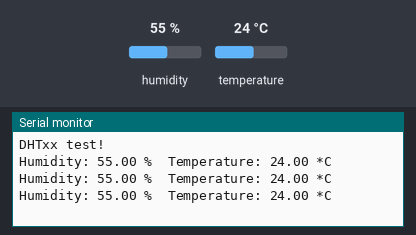
Recording of a sketch running on a simulated Arduino Uno, built with avr-gcc and run on an emulated ATmega328P. Shown: the last lines printed to the serial monitor. The inputs (shaded band) are chosen by the test bench; at power-on: humidity 55 %, temperature 24 °C.

Above: at 3.8 s.
3.9 s: humidity set to 22 %
At 6.6 s:
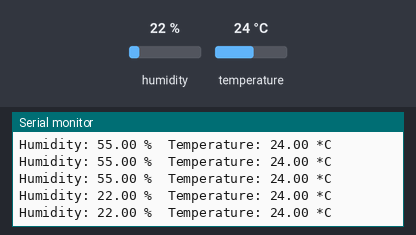
6.8 s: temperature set to 12 °C
At 7.9 s:
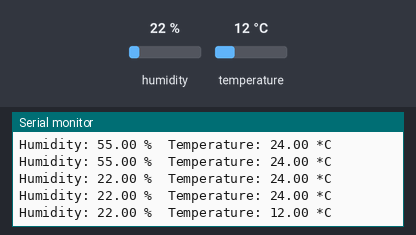
9.7 s: humidity set to 40 %
At 11.0 s:
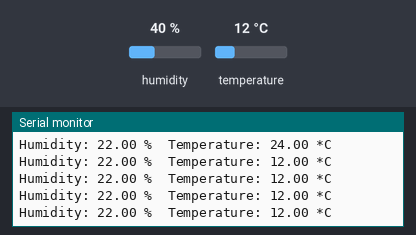
Timing chart, 0 to 12.7 s (numbered marks = the images above; inputs shaded):
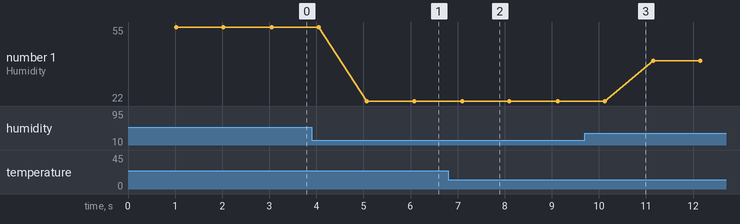

The sketch:

test_dht11.ino
```cpp
#include "DHT.h"

#define DHTPIN 5       // what digital pin we're connected to
#define DHTTYPE DHT11  // DHT 11

DHT dht(DHTPIN, DHTTYPE);

void setup() {
  Serial.begin(115200);
  Serial.println("DHTxx test!");

  dht.begin();
}

void loop() {
  // Wait a few seconds between measurements.
  delay(1000);

  // Reading temperature or humidity takes about 250 milliseconds!
  // Sensor readings may also be up to 2 seconds 'old' (its a very slow sensor)
  float h = dht.readHumidity();
  // Read temperature as Celsius (the default)
  float t = dht.readTemperature();
  // Read temperature as Fahrenheit (isFahrenheit = true)
  float f = dht.readTemperature(true);

  // Check if any reads failed and exit early (to try again).
  if (isnan(h) || isnan(t) || isnan(f)) {
    Serial.println("Failed to read from DHT sensor!");
    return;
  }

  // // Compute heat index in Fahrenheit (the default)
  //  float hif = dht.computeHeatIndex(f, h);
  //  // Compute heat index in Celsius (isFahreheit = false)
  //  float hic = dht.computeHeatIndex(t, h, false);

  Serial.print("Humidity: ");
  Serial.print(h);
  Serial.print(" %\t");
  Serial.print("Temperature: ");
  Serial.print(t);
  Serial.print(" *C ");
  Serial.println();
  //  Serial.print(f);
  //  Serial.print(" *F\t");
  //  Serial.print("Heat index: ");
  //  Serial.print(hic);
  //  Serial.print(" *C ");
  //  Serial.print(hif);
  //  Serial.println(" *F");
}
```

Measured:
- after the input at 3.9 s, the serial monitor: prints a new line after 1.2 s (image 1)
- after the input at 6.8 s, the serial monitor: prints a new line after 0.30 s (image 2)
- plotted number 1: 55 → 22 after the input at 3.9 s, 22 → 40 after the input at 9.7 s
